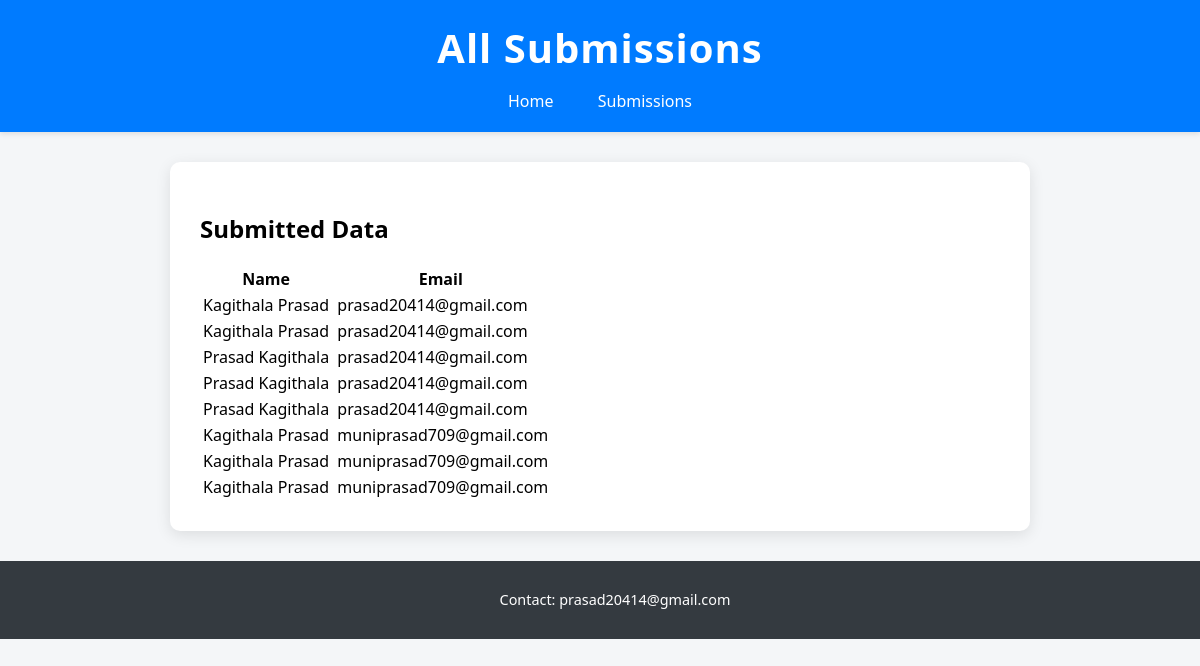
The app's page /submissions/ with its own data.
### siteapp/models.py (models this page shows, shortened)
class UserSubmission(models.Model):
    name = models.CharField(max_length=100)
    email = models.EmailField()

### siteapp/views.py (the view)
# urls.py: path('submissions/',views.view_submissions, name='view_submissions'),
def view_submissions(request):
    submissions = UserSubmission.objects.all()
    return render(request, 'submissions.html', {'submissions': submissions})

### siteapp/templates/submissions.html (shortened to what this page needs)
 {% load  static %}
<!DOCTYPE html>
<html lang="en">
<head>
    <link rel="stylesheet" href="{% static 'style.css' %}">
</head>
<body>
    <header>
        <h1>All Submissions</h1>
        <nav>
            <ul>
                <li><a href="{% url 'home' %}">Home</a></li>
                <li><a href="{% url 'view_submissions' %}">Submissions</a></li>
            </ul>
        </nav>
    </header>
    <main>
        <h2>Submitted Data</h2>
        <table>
            <tr>
                <th>Name</th>
                <th>Email</th>
            </tr>
            {% for submission in submissions %}
            <tr>
                <td>{{ submission.name }}</td>
                <td>&NonBreakingSpace;{{ submission.email }}</td>
            </tr>
            {% empty %}
            <tr>
                <td colspan="2">No submissions yet.</td>
            </tr>
            {% endfor %}
        </table>
    </main>
    <footer>
        <p>Contact: prasad20414@gmail.com</p>
    </footer>
</body>
</html>

### siteapp/static/style.css (style rules this page uses)
body { font-family: 'Segoe UI', Tahoma, Geneva, Verdana, sans-serif; margin: 0; padding: 0; background-color: #f4f6f8; }
header { background-color: #007bff; color: #ffffff; padding: 20px; text-align: center; box-shadow: 0 2px 5px rgba(0, 0, 0, 0.1); }
header h1 { margin: 0; font-size: 2.5em; letter-spacing: 1px; }
nav ul { list-style: none; padding: 0; margin: 15px 0 0; }
nav ul li { display: inline-block; margin: 0 20px; }
nav ul li a { color: #ffffff; text-decoration: none; font-weight: 500; transition: color 0.3s; }
main { padding: 30px; max-width: 800px; margin: 30px auto; background-color: #ffffff; box-shadow: 0 4px 15px rgba(0, 0, 0, 0.1); border-radius: 10px; }
footer { background-color: #343a40; color: #ffffff; text-align: center; padding: 15px; position: relative; bottom: 0; width: 100%; font-size: 0.9em; }

### records on screen
UserSubmission: name "Kagithala Prasad", email "prasad20414@gmail.com"
UserSubmission: name "Kagithala Prasad", email "prasad20414@gmail.com"
UserSubmission: name "Prasad Kagithala", email "prasad20414@gmail.com"
UserSubmission: name "Prasad Kagithala", email "prasad20414@gmail.com"
UserSubmission: name "Prasad Kagithala", email "prasad20414@gmail.com"
UserSubmission: name "Kagithala Prasad", email "muniprasad709@gmail.com"
UserSubmission: name "Kagithala Prasad", email "muniprasad709@gmail.com"
UserSubmission: name "Kagithala Prasad", email "muniprasad709@gmail.com"
